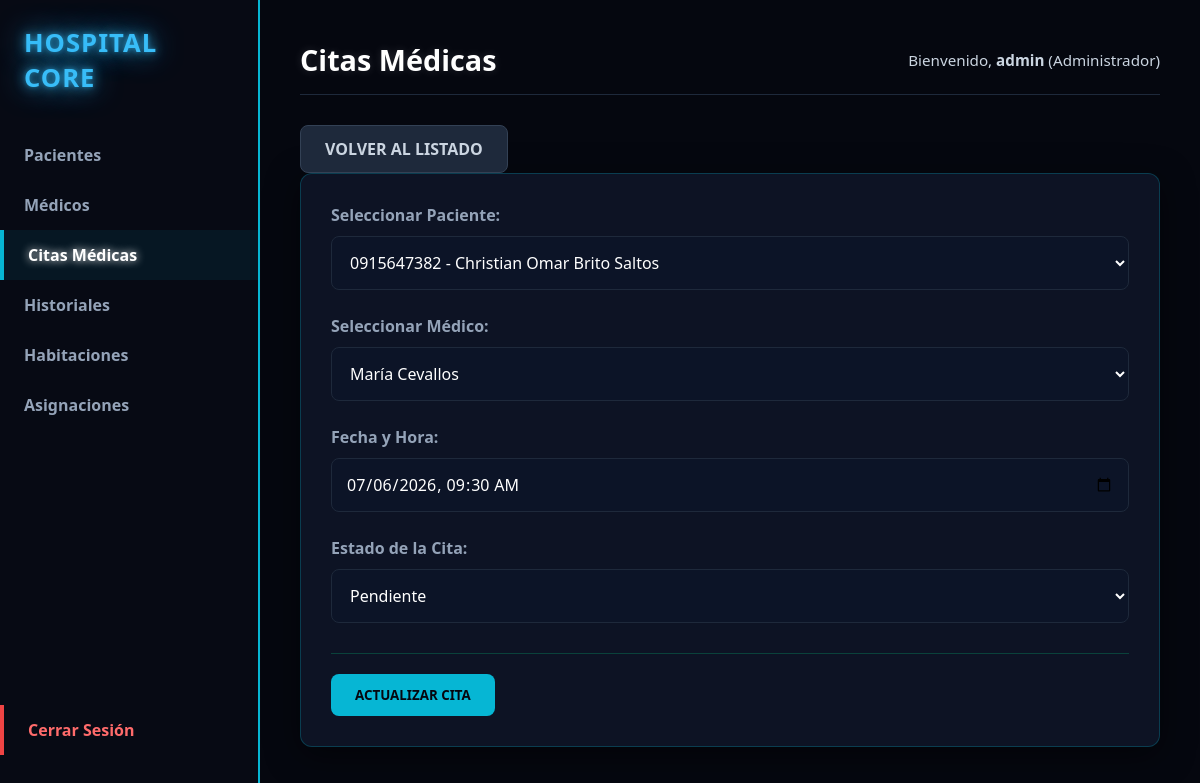
Screenshot of /index.php?url=citas/editar&id=2 (signed in) with the database file from the repository.
### tables this page shows
CREATE TABLE citas_medicas (
    id INT AUTO_INCREMENT PRIMARY KEY,
    id_paciente INT,
    id_medico INT,
    fecha_hora DATETIME NOT NULL,
    motivo TEXT,
    estado ENUM('Pendiente', 'Completada', 'Cancelada') DEFAULT 'Pendiente',
    FOREIGN KEY (id_paciente) REFERENCES pacientes(id),
    FOREIGN KEY (id_medico) REFERENCES medicos(id)
);

CREATE TABLE pacientes (
    id INT AUTO_INCREMENT PRIMARY KEY,
    cedula VARCHAR(10) NOT NULL UNIQUE,
    nombre VARCHAR(100) NOT NULL,
    apellido VARCHAR(100) NOT NULL,
    fecha_nacimiento DATE NOT NULL,
    telefono VARCHAR(15),
    email VARCHAR(100)
);

CREATE TABLE medicos (
    id INT AUTO_INCREMENT PRIMARY KEY,
    nombre VARCHAR(100) NOT NULL,
    apellido VARCHAR(100) NOT NULL,
    licencia_medica VARCHAR(50) NOT NULL UNIQUE,
    id_especialidad INT,
    FOREIGN KEY (id_especialidad) REFERENCES especialidades(id)
);

### app/Controllers/CitaController.php (called while the page is built, shortened)
<?php
class CitaController {
    private $db;
    public function __construct() {
        $database = new Database();
        $this->db = $database->getConnection();
    }
    public function editar() {
        $id = isset($_GET['id']) ? intval($_GET['id']) : 0;
        try {
            $stmt = $this->db->prepare("SELECT * FROM citas_medicas WHERE id = :id");
            $stmt->execute([':id' => $id]);
            $cita = $stmt->fetch(PDO::FETCH_ASSOC);
            $stmtPacientes = $this->db->prepare("SELECT id, cedula, nombre, apellido FROM pacientes ORDER BY apellido ASC");
            $stmtPacientes->execute();
            $pacientes = $stmtPacientes->fetchAll(PDO::FETCH_ASSOC);
            $stmtMedicos = $this->db->prepare("SELECT id, nombre, apellido FROM medicos ORDER BY apellido ASC");
            $stmtMedicos->execute();
            $medicos = $stmtMedicos->fetchAll(PDO::FETCH_ASSOC);
        } catch (PDOException $e) {
            $error = "Error de conexión con las tablas relacionales.";
        }
        require_once __DIR__ . '/../Views/shared/layout.php';
    }
}

### app/config/Database.php (called while the page is built)
<?php
class Database {
    private static $host;
    private static $port;
    private static $db_name;
    private static $username;
    private static $password;
    private static $conn = null;
    public static function getConnection() {
        if (self::$conn === null) {
            $dbUrl = getenv('DATABASE_URL');
            if ($dbUrl) {
                $urlParts = parse_url($dbUrl);
                self::$host = $urlParts['host'] ?? '127.0.0.1';
                self::$port = $urlParts['port'] ?? '3306';
                self::$username = $urlParts['user'] ?? 'root';
                self::$password = $urlParts['pass'] ?? '';
                self::$db_name = isset($urlParts['path']) ? ltrim($urlParts['path'], '/') : 'sistema_hospitalario';
            } else {
                self::$host = getenv('DB_HOST') ?: '127.0.0.1';
                self::$port = getenv('DB_PORT') ?: '3306';
                self::$db_name = getenv('DB_NAME') ?: 'sistema_hospitalario';
                self::$username = getenv('DB_USERNAME') ?: 'root';
                self::$password = getenv('DB_PASSWORD') ?: '';
            }
            try {
                self::$conn = new PDO(
                    "mysql:host=" . self::$host . ";port=" . self::$port . ";dbname=" . self::$db_name . ";charset=utf8",
                    self::$username,
                    self::$password
                );
                self::$conn->setAttribute(PDO::ATTR_ERRMODE, PDO::ERRMODE_EXCEPTION);
            } catch (PDOException $exception) {
                die("Error de conexión en la base de datos: " . $exception->getMessage());
            }
        }
        return self::$conn;
    }
}

### app/Views/citas/editar.php (the view, shortened to what this page needs)
<?php
$cita = $cita ?? ['id' => '', 'id_paciente' => '', 'id_medico' => '', 'fecha_hora' => '', 'estado' => ''];
$pacientes = $pacientes ?? [];
$medicos = $medicos ?? [];
?>
<div class="page-header">
    <a href="index.php?url=citas" class="btn btn-secondary">Volver al listado</a>
</div>
<div class="form-container">
    <form action="index.php?url=citas/editar&id=<?= $cita['id']; ?>" method="POST" id="formCitaEditar">
        <div class="form-group">
            <label for="id_paciente">Seleccionar Paciente:</label>
            <select id="id_paciente" name="id_paciente" required>
                <?php foreach ($pacientes as $paciente): ?>
                    <option value="<?= $paciente['id']; ?>" <?= $paciente['id'] == $cita['id_paciente'] ? 'selected' : ''; ?>>
                        <?= htmlspecialchars($paciente['cedula'] . ' - ' . $paciente['nombre'] . ' ' . $paciente['apellido']); ?>
                    </option>
                <?php endforeach; ?>
            </select>
        </div>
        <div class="form-group">
            <label for="id_medico">Seleccionar Médico:</label>
            <select id="id_medico" name="id_medico" required>
                <?php foreach ($medicos as $medico): ?>
                    <option value="<?= $medico['id']; ?>" <?= $medico['id'] == $cita['id_medico'] ? 'selected' : ''; ?>>
                        <?= htmlspecialchars($medico['nombre'] . ' ' . $medico['apellido']); ?>
                    </option>
                <?php endforeach; ?>
            </select>
        </div>
        <div class="form-group">
            <label for="fecha_hora">Fecha y Hora:</label>
            <input type="datetime-local" id="fecha_hora" name="fecha_hora" value="<?= str_replace(' ', 'T', $cita['fecha_hora']); ?>" required>
        </div>
        <div class="form-group">
            <label for="estado">Estado de la Cita:</label>
            <select id="estado" name="estado" required>
                <option value="Pendiente" <?= $cita['estado'] === 'Pendiente' ? 'selected' : ''; ?>>Pendiente</option>
            </select>
        </div>
        <div class="form-actions">
            <button type="submit" class="btn btn-primary">Actualizar Cita</button>
        </div>
    </form>
</div>

### public/css/style.css (style rules this page uses)
* { margin: 0; padding: 0; box-sizing: border-box; font-family: 'Segoe UI', -apple-system, BlinkMacSystemFont, Roboto, sans-serif; }
body { background-color: #05070f !important; color: #e2e8f0; min-height: 100vh; }
.table-container, .form-container { background: rgba(15, 23, 42, 0.8); border: 1px solid rgba(6, 182, 212, 0.25); border-radius: 12px; padding: 30px; box-shadow: 0 8px 32px rgba(0, 0, 0, 0.5); transition: all 0.3s ease; }
.form-group { margin-bottom: 25px; }
.form-group label { display: block; margin-bottom: 10px; color: #94a3b8; font-weight: 600; }
input[type="text"], input[type="password"], input[type="date"], input[type="datetime-local"], input[type="email"], select { width: 100%; padding: 14px; background-color: rgba(13, 21, 39, 0.9); border: 1px solid #1e293b; border-radius: 8px; color: #ffffff; font-size: 1rem; box-sizing: border-box; transition: all 0.3s ease; }
.btn, .btn-submit { display: inline-block; padding: 12px 24px; border-radius: 8px; font-weight: 700; text-transform: uppercase; text-decoration: none; cursor: pointer; border: none; transition: all 0.3s ease; }
.btn-primary, .btn-submit { background-color: #06b6d4; color: #05070f; }
.btn-secondary { background-color: #1e293b; color: #cbd5e1; border: 1px solid #334155; }
.form-actions { display: flex; gap: 15px; justify-content: flex-start; flex-wrap: wrap; margin-top: 30px; padding-top: 20px; border-top: 1px solid rgba(0, 255, 150, 0.2); }

### rows the page displays
citas_medicas: id_paciente "0915647382 - Christian Omar Brito Saltos", id_medico "María Cevallos", fecha_hora "07/06/2026 09:30", estado "Pendiente"

### other values shown
$pageTitle "Citas Médicas"
$_SESSION['usuario'] "admin"
$_SESSION['rol'] "Administrador"
